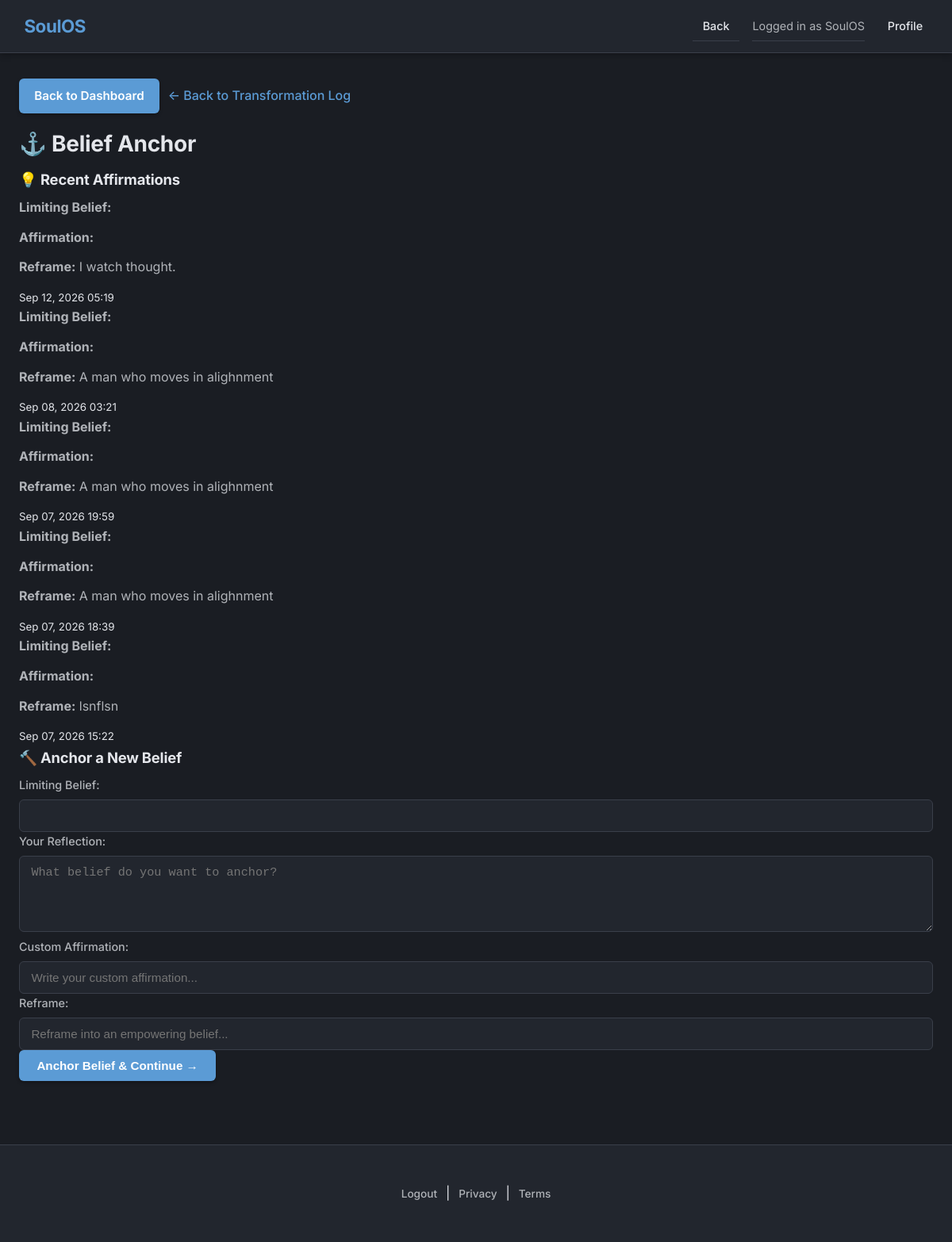
Page /core-healing-path/stage/belief-anchor/ (signed in) on the committed database.
### Core_healing_path/models.py (models this page shows, shortened)
class HealingLog(models.Model):
    user = models.ForeignKey(
        User, on_delete=models.CASCADE, related_name="healing_logs"
    )
    stage = models.CharField(max_length=50, choices=STAGE_CHOICES)
    entry = models.TextField()
    intensity = models.PositiveSmallIntegerField(default=5)
    trigger = models.CharField(max_length=100, blank=True)
    emotion = models.CharField(max_length=100, blank=True)
    limiting_belief = models.CharField(max_length=255, blank=True)
    custom_affirmation = models.CharField(max_length=255, blank=True)
    reframe = models.CharField(max_length=255, blank=True)
    coping_strategy = models.CharField(max_length=100, blank=True)
    ritual = models.CharField(max_length=100, blank=True)
    gratitude_notes = models.TextField(blank=True)
    insight_type = models.CharField(max_length=100, blank=True)
    clarity_notes = models.TextField(blank=True)
    awareness_type = models.CharField(max_length=20, blank=True)
    parent_log = models.ForeignKey(
        "self",
        on_delete=models.SET_NULL,
        null=True,
        blank=True,
        related_name="awareness_entries",
    )
    created_at = models.DateTimeField(default=timezone.now)
    class Meta:
        ordering = ["-created_at"]

### Core_healing_path/views.py (the view)
@login_required
def stage_view(request, stage_key):
    stage_name = dict(STAGE_CHOICES).get(stage_key, stage_key)
    if request.method == "POST":
        form_class = FORM_MAP.get(stage_key)
        if not form_class:
            return redirect("core_healing_path_dashboard")
        form = form_class(request.POST)
        if form.is_valid():
            log = form.save(commit=False)
            log.user = request.user
            log.stage = stage_key
            if stage_key == "awareness_lens":
                log.parent_log_id = request.POST.get("parent_log")
            log.save()
            profile = get_or_create_profile(request.user)
            if stage_key == "tension_observer":
                journey = TransformationJourney.objects.create(
                    user=request.user,
                    tension_log=log,
                    current_stage=stage_key,
                    status="active",
                )
                JourneyStage.objects.create(journey=journey, stage=stage_key, log=log)
                advance_journey(journey, log)
                next_stage = get_next_stage(stage_key)
                if next_stage:
                    return redirect(
                        reverse(STAGE_URL_MAP[next_stage]) + f"?tension_log_id={log.id}"
                    )
                return redirect("core_healing_path_dashboard")
            else:
                active_journey = get_active_journey(request.user)
                if active_journey and active_journey.current_stage == stage_key:
                    advance_journey(active_journey, log)
                    if stage_key == "clarity_flow":
                        active_journey.status = "completed"
                        active_journey.completed_at = timezone.now()
                        active_journey.save()
                next_stage = get_next_stage(stage_key)
                if next_stage:
                    return redirect(reverse(STAGE_URL_MAP[next_stage]))
                return redirect("core_healing_path_dashboard")
    else:
        form_class = FORM_MAP.get(stage_key, TensionObserverForm)
        form = form_class(initial={"stage": stage_key})
    logs = HealingLog.objects.filter(user=request.user, stage=stage_key)[:20]
    suggestion = ""
    if stage_key == "thought_analyzer" and logs:
        suggestion = get_stage_suggestion(logs[0])
    tension_log = None
    if stage_key == "awareness_lens":
        tension_log_id = request.GET.get("tension_log_id")
        if tension_log_id:
            tension_log = HealingLog.objects.filter(
                id=tension_log_id, user=request.user, stage="tension_observer"
            ).first()
    context = {
        "stage_key": stage_key,
        "stage_name": stage_name,
        "healing_prompt": HEALING_PROMPTS.get(stage_key, ""),
        "form": form,
        "logs": logs,
        "suggestion": suggestion,
        "stage_choices": STAGE_CHOICES,
        "current_stage_index": TRANSFORMATION_ORDER.index(stage_key),
        "total_stages": len(TRANSFORMATION_ORDER),
        "next_stage_url": STAGE_URL_MAP.get(get_next_stage(stage_key))
        if get_next_stage(stage_key)
        else None,
        "tension_log": tension_log,
    }
    return render(request, f"core_healing_path/stage_{stage_key}.html", context)

### Core_healing_path/forms.py
class BeliefAnchorForm(forms.ModelForm):
    limiting_belief = forms.CharField(
        label="Limiting Belief",
        max_length=255,
        required=False,
        widget=EditableSelect(
            choices=LIMITING_BELIEF_CHOICES, attrs={"class": "form-control"}
        ),
    )
    class Meta:
        model = HealingLog
        fields = ["stage", "entry", "limiting_belief", "custom_affirmation", "reframe"]
        widgets = {
            "stage": forms.HiddenInput(),
            "entry": forms.Textarea(
                attrs={
                    "class": "form-control",
                    "rows": 4,
                    "placeholder": "What belief do you want to anchor?",
                }
            ),
            "custom_affirmation": forms.TextInput(
                attrs={
                    "class": "form-control",
                    "placeholder": "Write your custom affirmation...",
                }
            ),
            "reframe": forms.TextInput(
                attrs={
                    "class": "form-control",
                    "placeholder": "Reframe into an empowering belief...",
                }
            ),
        }

### Core_healing_path/forms.py (called while the page is built)
    def render(self, name, value, attrs=None, renderer=None):
        final_attrs = self.build_attrs(attrs, extra_attrs={"type": self.input_type})
        final_attrs["list"] = f"datalist_{name}"
        input_html = super().render(name, value, final_attrs, renderer)
        options_html = "".join(
            f'<option value="{v}">{l}</option>' for v, l in self.choices if v
        )
        return mark_safe(
            f'{input_html}<datalist id="datalist_{name}">{options_html}</datalist>'
        )

### Core_healing_path/views.py (called while the page is built)
def get_next_stage(current_stage):
    try:
        idx = TRANSFORMATION_ORDER.index(current_stage)
        if idx < len(TRANSFORMATION_ORDER) - 1:
            return TRANSFORMATION_ORDER[idx + 1]
    except ValueError:
        pass
    return None

### templates/core_healing_path/stage_belief_anchor.html (shortened to what this page needs)
{% extends "base.html" %}
{% load static %}
{% block content %}
<a href="{% url 'core_healing_path:transformation_log' %}">← Back to Transformation Log</a>
<div class="card">
    <h1>⚓ Belief Anchor</h1>
</div>
{% if logs %}
<div class="card">
    <h3>💡 Recent Affirmations</h3>
    {% for log in logs %}
        <div class="form-group">
            <p><strong>Limiting Belief:</strong> {{ log.limiting_belief }}</p>
            <p><strong>Affirmation:</strong> {{ log.custom_affirmation }}</p>
            <p><strong>Reframe:</strong> {{ log.reframe }}</p>
            <small>{{ log.created_at|date:"M d, Y H:i" }}</small>
        </div>
    {% endfor %}
</div>
{% endif %}
<div class="card">
    <h3>🔨 Anchor a New Belief</h3>
    <form method="post" action="{% url 'core_healing_path:log_belief_anchor' %}">
        <div class="form-group">
            <label for="id_limiting_belief">Limiting Belief:</label>
            {{ form.limiting_belief }}
        </div>
        <div class="form-group">
            <label for="id_entry">Your Reflection:</label>
            {{ form.entry }}
        </div>
        <div class="form-group">
            <label for="id_custom_affirmation">Custom Affirmation:</label>
            {{ form.custom_affirmation }}
        </div>
        <div class="form-group">
            <label for="id_reframe">Reframe:</label>
            {{ form.reframe }}
        </div>
        <button type="submit" class="btn btn-primary form-submit-btn">Anchor Belief & Continue →</button>
    </form>
</div>
{% endblock %}

### templates/base.html (shortened to what this page needs)
{% load static %}
<!DOCTYPE html>
<html lang="en">
<head>
    <link rel="stylesheet" href="{% static 'css/healing-styles.css' %}">
</head>
<body>
    <header>
        <nav class="navbar">
            <div class="navbar-container">
                <a href="{% if user.is_authenticated %}{% url 'dashboard_app:home' %}{% else %}{% url 'index' %}{% endif %}" class="navbar-brand">SoulOS</a>
                <ul class="navbar-nav">
                    {% if user.is_authenticated %}
                        <li><a href="{% url 'dashboard_app:home' %}">Back</a></li>
                        <li><span>Logged in as {{ user.username }}</span></li>
                        <li><a href="{% url 'profile_app:dashboard' %}">Profile</a></li>
                    {% endif %}
                </ul>
            </div>
        </nav>
    </header>
    <div class="container">
        {% if user.is_authenticated %}
            <a href="{% url 'dashboard_app:home' %}" class="btn back-btn">Back to Dashboard</a>
        {% endif %}
        {% block content %}{% endblock %}
    </div>
    <footer>
        <div class="container">
            {% if user.is_authenticated %}
                <a href="{% url 'logout' %}">Logout</a> |
                <a href="{% url 'legal:privacy' %}">Privacy</a> |
                <a href="{% url 'legal:terms' %}">Terms</a>
            {% endif %}
        </div>
    </footer>
</body>
</html>

### static/css/healing-styles.css (style rules this page uses)
:root { --bg-primary: #1a1d23; --bg-secondary: #22262e; --bg-card: #2a2f38; --bg-hover: #323842; --text-primary: #e4e6eb; --text-secondary: #b0b3b8; --text-muted: #8a8d91; --accent: #5b9bd5; --accent-hover: #7db3e0; --border: #3a3f4a; --success: #34978f; --danger: #e74c3c; --shadow: rgba(0, 0, 0, 0.3); --radius: 10px; --radius-sm: 6px; }
* { margin: 0; padding: 0; box-sizing: border-box; }
body { background: var(--bg-primary); color: var(--text-primary); font-family: 'Inter', -apple-system, BlinkMacSystemFont, 'Segoe UI', sans-serif; line-height: 1.6; min-height: 100vh; }
a { color: var(--accent); text-decoration: none; font-weight: 500; border-radius: var(--radius-sm); padding: 0.2rem 0.4rem; transition: all 0.25s ease; }
.navbar { background: var(--bg-secondary); border-bottom: 1px solid var(--border); padding: 0.75rem 0; box-shadow: 0 2px 8px var(--shadow); position: sticky; top: 0; z-index: 100; }
.navbar-container { max-width: 1200px; margin: 0 auto; padding: 0 1.5rem; display: flex; justify-content: space-between; align-items: center; }
.navbar-brand { font-size: 1.4rem; font-weight: 700; color: var(--accent); letter-spacing: -0.02em; }
.navbar-nav { list-style: none; display: flex; gap: 1rem; align-items: center; }
.navbar-nav li { color: var(--text-secondary); font-size: 0.9rem; }
.navbar-nav a { color: var(--text-primary); background: transparent; padding: 0.4rem 0.8rem; border-radius: var(--radius-sm); font-weight: 500; }
.container { max-width: 1200px; margin: 0 auto; padding: 2rem 1.5rem; }
button, .btn { background: var(--accent); color: #fff; padding: 0.7rem 1.4rem; border: none; border-radius: var(--radius-sm); cursor: pointer; font-weight: 600; font-size: 0.95rem; transition: all 0.25s ease; box-shadow: 0 2px 4px var(--shadow); }
input[type="text"], input[type="number"], input[type="date"], textarea, select { width: 100%; padding: 0.7rem 0.9rem; border: 1px solid var(--border); border-radius: var(--radius-sm); background: var(--bg-secondary); color: var(--text-primary); font-size: 0.95rem; transition: all 0.25s ease; }
label { display: block; margin-bottom: 0.4rem; font-weight: 500; color: var(--text-secondary); font-size: 0.9rem; }
h1, h2, h3, h4 { color: var(--text-primary); font-weight: 700; margin-bottom: 0.5rem; letter-spacing: -0.01em; }
h1 { font-size: 1.75rem; }
h3 { font-size: 1.15rem; }
p { color: var(--text-secondary); margin-bottom: 0.75rem; }
.back-btn { display: inline-block; margin-bottom: 1rem; background: var(--accent); color: #fff; padding: 0.6rem 1.2rem; border-radius: var(--radius-sm); font-weight: 600; text-decoration: none; transition: all 0.25s ease; box-shadow: 0 2px 4px var(--shadow); }
footer { background: var(--bg-secondary); border-top: 1px solid var(--border); padding: 1rem 0; margin-top: 3rem; text-align: center; }
footer a { color: var(--text-secondary); font-size: 0.85rem; }
ul { list-style: none; }
ul li { padding: 0.4rem 0; color: var(--text-secondary); border-bottom: 1px solid var(--border); }
ul li:last-child { border-bottom: none; }

### rows in the picture
HealingLog: reframe "I watch thought.", created_at "Sep 12, 2026 05:19"
HealingLog: reframe "A man who moves in alighnment", created_at "Sep 08, 2026 03:21"
HealingLog: reframe "A man who moves in alighnment", created_at "Sep 07, 2026 19:59"
HealingLog: reframe "A man who moves in alighnment", created_at "Sep 07, 2026 18:39"
HealingLog: reframe "lsnflsn", created_at "Sep 07, 2026 15:22"

### other values in the picture
{{ user.username }} "SoulOS"
